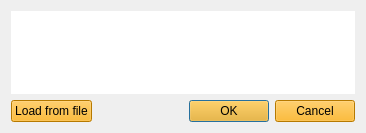
<?xml version="1.0" encoding="UTF-8"?>
<ui version="4.0">
 <class>ImportKeyDialog</class>
 <widget class="QDialog" name="ImportKeyDialog">
  <property name="geometry">
   <rect>
    <x>0</x>
    <y>0</y>
    <width>366</width>
    <height>133</height>
   </rect>
  </property>
  <property name="windowTitle">
   <string>Import key</string>
  </property>
  <layout class="QVBoxLayout" name="verticalLayout">
   <item>
    <widget class="QTextEdit" name="keyEdit">
     <property name="frameShape">
      <enum>QFrame::NoFrame</enum>
     </property>
    </widget>
   </item>
   <item>
    <layout class="QHBoxLayout" name="horizontalLayout">
     <item>
      <widget class="QPushButton" name="loadButton">
       <property name="styleSheet">
        <string notr="true">background-color: rgb(255, 170, 0);</string>
       </property>
       <property name="text">
        <string>Load from file</string>
       </property>
      </widget>
     </item>
     <item>
      <spacer name="horizontalSpacer">
       <property name="orientation">
        <enum>Qt::Horizontal</enum>
       </property>
       <property name="sizeHint" stdset="0">
        <size>
         <width>40</width>
         <height>20</height>
        </size>
       </property>
      </spacer>
     </item>
     <item>
      <widget class="QDialogButtonBox" name="buttonBox">
       <property name="styleSheet">
        <string notr="true">background-color: rgb(255, 170, 0);</string>
       </property>
       <property name="orientation">
        <enum>Qt::Horizontal</enum>
       </property>
       <property name="standardButtons">
        <set>QDialogButtonBox::Cancel|QDialogButtonBox::Ok</set>
       </property>
      </widget>
     </item>
    </layout>
   </item>
  </layout>
 </widget>
 <resources/>
 <connections>
  <connection>
   <sender>buttonBox</sender>
   <signal>accepted()</signal>
   <receiver>ImportKeyDialog</receiver>
   <slot>accept()</slot>
   <hints>
    <hint type="sourcelabel">
     <x>248</x>
     <y>254</y>
    </hint>
    <hint type="destinationlabel">
     <x>157</x>
     <y>274</y>
    </hint>
   </hints>
  </connection>
  <connection>
   <sender>buttonBox</sender>
   <signal>rejected()</signal>
   <receiver>ImportKeyDialog</receiver>
   <slot>reject()</slot>
   <hints>
    <hint type="sourcelabel">
     <x>316</x>
     <y>260</y>
    </hint>
    <hint type="destinationlabel">
     <x>286</x>
     <y>274</y>
    </hint>
   </hints>
  </connection>
  <connection>
   <sender>loadButton</sender>
   <signal>clicked()</signal>
   <receiver>ImportKeyDialog</receiver>
   <slot>loadKey()</slot>
   <hints>
    <hint type="sourcelabel">
     <x>56</x>
     <y>109</y>
    </hint>
    <hint type="destinationlabel">
     <x>182</x>
     <y>66</y>
    </hint>
   </hints>
  </connection>
  <connection>
   <sender>keyEdit</sender>
   <signal>textChanged()</signal>
   <receiver>ImportKeyDialog</receiver>
   <slot>keyChanged()</slot>
   <hints>
    <hint type="sourcelabel">
     <x>182</x>
     <y>49</y>
    </hint>
    <hint type="destinationlabel">
     <x>182</x>
     <y>66</y>
    </hint>
   </hints>
  </connection>
 </connections>
 <slots>
  <slot>keyChanged()</slot>
  <slot>loadKey()</slot>
 </slots>
</ui>
